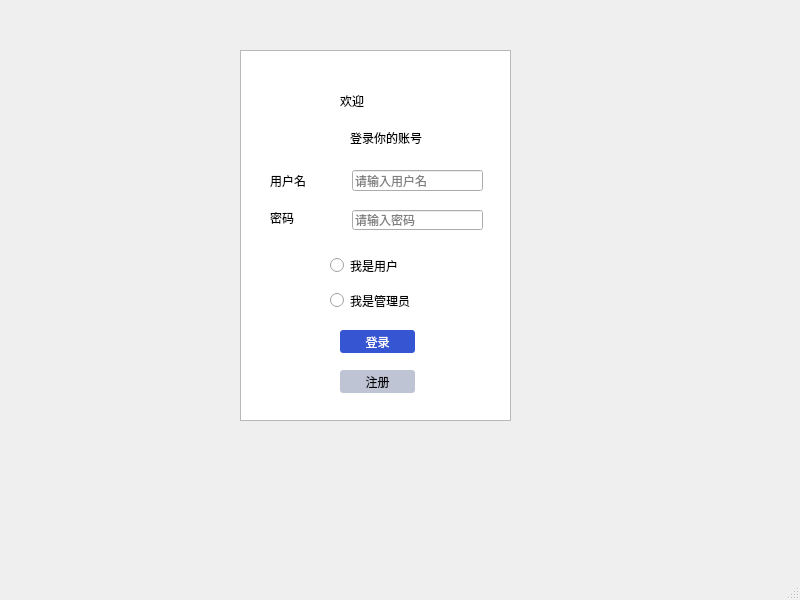
<?xml version="1.0" encoding="UTF-8"?>
<ui version="4.0">
 <class>MainWindow</class>
 <widget class="QMainWindow" name="MainWindow">
  <property name="geometry">
   <rect>
    <x>0</x>
    <y>0</y>
    <width>800</width>
    <height>600</height>
   </rect>
  </property>
  <property name="sizePolicy">
   <sizepolicy hsizetype="Fixed" vsizetype="Fixed">
    <horstretch>0</horstretch>
    <verstretch>0</verstretch>
   </sizepolicy>
  </property>
  <property name="windowTitle">
   <string>MainWindow</string>
  </property>
  <widget class="QWidget" name="centralwidget">
   <widget class="QTextBrowser" name="textBrowser">
    <property name="geometry">
     <rect>
      <x>240</x>
      <y>50</y>
      <width>271</width>
      <height>371</height>
     </rect>
    </property>
    <property name="sizePolicy">
     <sizepolicy hsizetype="Fixed" vsizetype="Fixed">
      <horstretch>0</horstretch>
      <verstretch>0</verstretch>
     </sizepolicy>
    </property>
   </widget>
   <widget class="QLabel" name="label_welcome">
    <property name="geometry">
     <rect>
      <x>340</x>
      <y>80</y>
      <width>111</width>
      <height>41</height>
     </rect>
    </property>
    <property name="styleSheet">
     <string notr="true">font: 18pt &quot;微软雅黑&quot;;</string>
    </property>
    <property name="text">
     <string>欢迎</string>
    </property>
   </widget>
   <widget class="QLabel" name="label_please">
    <property name="geometry">
     <rect>
      <x>350</x>
      <y>130</y>
      <width>131</width>
      <height>16</height>
     </rect>
    </property>
    <property name="styleSheet">
     <string notr="true">font: 8pt &quot;宋体&quot;;</string>
    </property>
    <property name="text">
     <string>登录你的账号</string>
    </property>
   </widget>
   <widget class="QLabel" name="label_user">
    <property name="geometry">
     <rect>
      <x>270</x>
      <y>170</y>
      <width>71</width>
      <height>21</height>
     </rect>
    </property>
    <property name="styleSheet">
     <string notr="true">font: 25 10pt &quot;等线 Light&quot;;</string>
    </property>
    <property name="text">
     <string>用户名</string>
    </property>
   </widget>
   <widget class="QLabel" name="label_password">
    <property name="geometry">
     <rect>
      <x>270</x>
      <y>210</y>
      <width>71</width>
      <height>16</height>
     </rect>
    </property>
    <property name="styleSheet">
     <string notr="true">font: 25 10pt &quot;等线 Light&quot;;</string>
    </property>
    <property name="text">
     <string>密码</string>
    </property>
   </widget>
   <widget class="QLineEdit" name="lineEdit">
    <property name="geometry">
     <rect>
      <x>352</x>
      <y>170</y>
      <width>131</width>
      <height>21</height>
     </rect>
    </property>
    <property name="text">
     <string/>
    </property>
    <property name="placeholderText">
     <string>请输入用户名</string>
    </property>
   </widget>
   <widget class="QLineEdit" name="lineEdit_2">
    <property name="geometry">
     <rect>
      <x>352</x>
      <y>210</y>
      <width>131</width>
      <height>20</height>
     </rect>
    </property>
    <property name="text">
     <string/>
    </property>
    <property name="echoMode">
     <enum>QLineEdit::Password</enum>
    </property>
    <property name="placeholderText">
     <string>请输入密码</string>
    </property>
   </widget>
   <widget class="QRadioButton" name="button_user">
    <property name="geometry">
     <rect>
      <x>330</x>
      <y>255</y>
      <width>151</width>
      <height>21</height>
     </rect>
    </property>
    <property name="styleSheet">
     <string notr="true">font: 25 10pt &quot;Adobe 宋体 Std L&quot;;</string>
    </property>
    <property name="text">
     <string>我是用户</string>
    </property>
   </widget>
   <widget class="QRadioButton" name="button_admin">
    <property name="geometry">
     <rect>
      <x>330</x>
      <y>290</y>
      <width>171</width>
      <height>21</height>
     </rect>
    </property>
    <property name="styleSheet">
     <string notr="true">font: 25 10pt &quot;Adobe 宋体 Std L&quot;;</string>
    </property>
    <property name="text">
     <string>我是管理员</string>
    </property>
   </widget>
   <widget class="QPushButton" name="pushButton_login">
    <property name="geometry">
     <rect>
      <x>340</x>
      <y>330</y>
      <width>75</width>
      <height>23</height>
     </rect>
    </property>
    <property name="sizePolicy">
     <sizepolicy hsizetype="Minimum" vsizetype="Fixed">
      <horstretch>0</horstretch>
      <verstretch>0</verstretch>
     </sizepolicy>
    </property>
    <property name="styleSheet">
     <string notr="true">QPushButton { background-color: rgb(54, 85, 211); border-radius: 3px; color: rgb(255, 255, 255); } QPushButton:hover { background-color: rgb(37, 73, 217); }</string>
    </property>
    <property name="text">
     <string>登录</string>
    </property>
   </widget>
   <widget class="QPushButton" name="pushButton_new">
    <property name="geometry">
     <rect>
      <x>340</x>
      <y>370</y>
      <width>75</width>
      <height>23</height>
     </rect>
    </property>
    <property name="styleSheet">
     <string notr="true">QPushButton { background-color: rgb(191, 196, 213); border-radius: 3px; color: rgb(0, 0, 0); }</string>
    </property>
    <property name="text">
     <string>注册</string>
    </property>
   </widget>
  </widget>
  <widget class="QMenuBar" name="menubar">
   <property name="geometry">
    <rect>
     <x>0</x>
     <y>0</y>
     <width>800</width>
     <height>22</height>
    </rect>
   </property>
  </widget>
  <widget class="QStatusBar" name="statusbar"/>
 </widget>
 <resources/>
 <connections/>
</ui>
